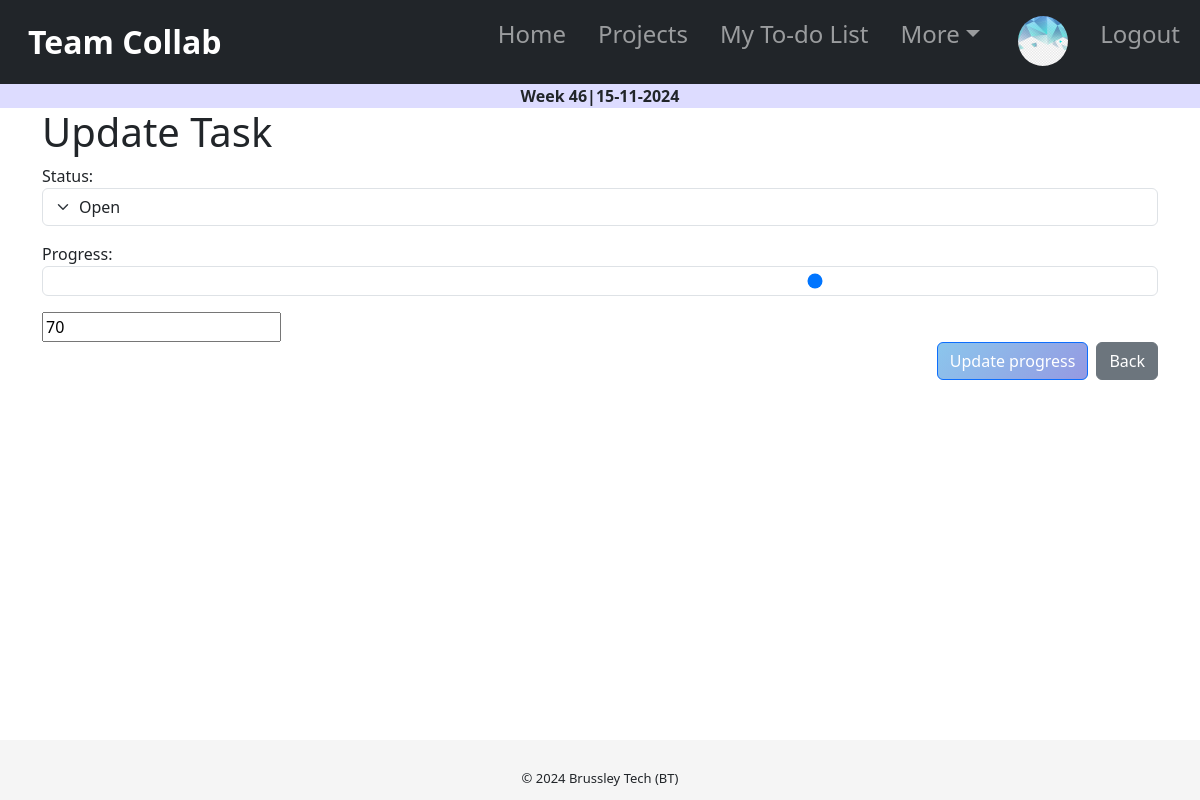
Page /tasks/9/progress_update/ (signed in) on the earlier database version.
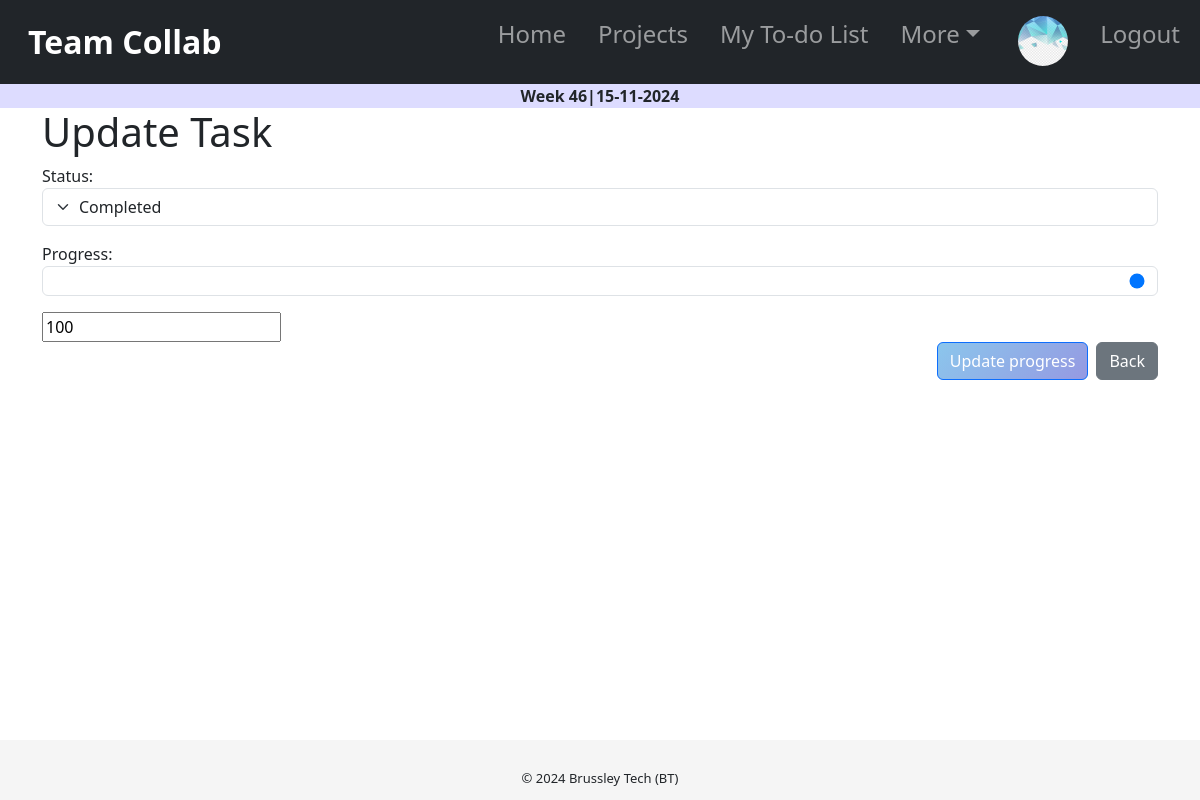
Same page on the later database version.
### tasks/models.py (models this page shows, shortened)
class Task(models.Model):
    task_name = models.CharField(max_length=255, null=False)
    description = RichTextField(max_length=3000,null=True, blank=True)
    start_date = models.DateField( blank=True, null = True)
    due_date = models.DateField( blank=True, null = True)
    status = models.CharField(max_length=20, choices=TaskStatus.choices, default=TaskStatus.OPEN)
    project = models.ForeignKey(Project, on_delete=models.CASCADE, null=True, blank=True)
    assigned_to = models.ForeignKey(User, on_delete=models.CASCADE, null=True, blank=True, default=None)
    progress = models.IntegerField(default=0)

### tasks/views.py (the view)
# urls.py: path('tasks/<int:task_id>/progress_update/', views.update_progress_task, name='update_task_progress'),
@login_required
def update_progress_task(request, task_id):
    task = get_object_or_404(Task, id=task_id, assigned_to=request.user)
    if request.method == 'POST':
        form = TaskProgressUpdateForm(request.POST, instance=task)
        if form.is_valid():
            updated_task = form.save()
            updated_task.calculate_progress_percentage()
            return redirect('task_detail', task_id=task.id)
    else:
        form = TaskProgressUpdateForm(instance=task)
    return render(request, 'tasks/task_progress_update.html', {'form': form, 'task': task})

### tasks/forms.py
class TaskProgressUpdateForm(forms.ModelForm):
    class Meta:
        model = Task
        fields = ['status', 'progress']
        widgets = {
            'status' : forms.Select(choices=TaskStatus,attrs={'class': 'form-select'}),
            'progress': forms.NumberInput(attrs={'class': 'form-control', 'type': 'range', 'min': 0, 'max': 100,'oninput': 'updateTextInput(this.value)'}),
        }

### tasks/templates/tasks/task_progress_update.html (shortened to what this page needs)
{% extends 'tasks/base.html' %}
{% block content %}
<div class="container">
    <h1>Update Task</h1>
  <form method="post">
    {{ form.as_p }}
    <input type="text" id="progress_value" value="{{ form.initial.progress }}" readonly>
    <div class="d-grid gap-2 d-md-flex justify-content-md-end">
        <button class="btn btn-primary" type="submit" >Update progress</button>
        <button class="btn btn-secondary" id="backButton">Back</button>
    </div>
  </form>
</div>
{% endblock %}

Differences in the rows shown:
changed Task: status "Open" → "Completed"; progress "70" → "100"
Other differences:
form field initial.progress: "70" → "100"
